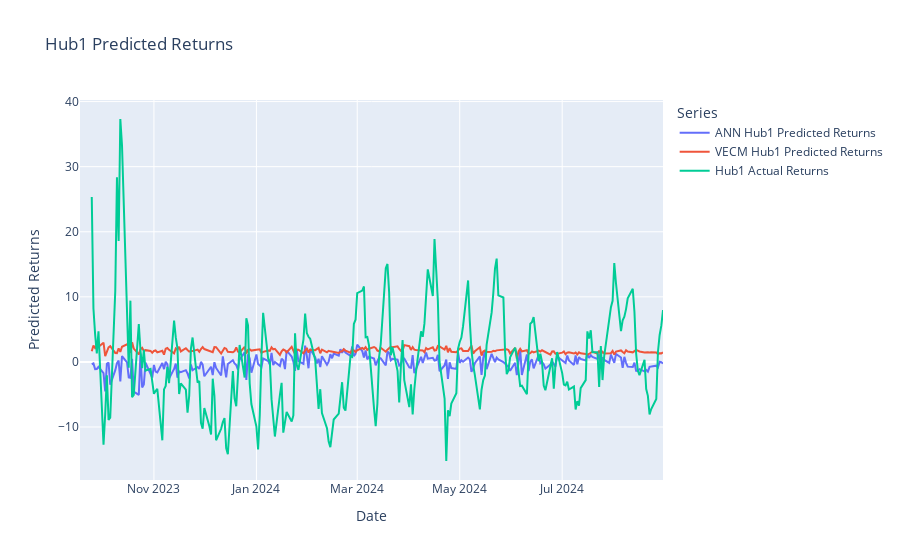

Notebook cell for this chart:
### Code cell
# Calculate the 5-lag of actuals
hub1_actuals_lagged = hub1_actuals.shift(5)

# Calculate the predicted returns for ANN
predicted_returns_hub1_ann = np.log(ann_hub1_predictions[hub1_name] / hub1_actuals_lagged[hub1_name])*100

# Calculate the predicted returns for VECM
predicted_returns_hub1_vecm =np.log(vecm_hub1_predictions[hub1_name] / hub1_actuals_lagged[hub1_name])*100

actual_returns = np.log(hub1_actuals[hub1_name] / hub1_actuals_lagged[hub1_name])*100

# Drop NaN values resulting from the lag
predicted_returns_hub1_ann = predicted_returns_hub1_ann.dropna()
predicted_returns_hub1_vecm = predicted_returns_hub1_vecm.dropna()

# Plot the predicted returns
fig = go.Figure()

fig.add_trace(go.Scatter(x=predicted_returns_hub1_ann.index, y=predicted_returns_hub1_ann, mode='lines', name='ANN Hub1 Predicted Returns'))
fig.add_trace(go.Scatter(x=predicted_returns_hub1_vecm.index, y=predicted_returns_hub1_vecm, mode='lines', name='VECM Hub1 Predicted Returns'))
fig.add_trace(go.Scatter(x=actual_returns.index, y=actual_returns, mode='lines', name='Hub1 Actual Returns'))

fig.update_layout(title='Hub1 Predicted Returns',
                xaxis_title='Date',
                yaxis_title='Predicted Returns',
                legend_title='Series')

fig.show()

### Figure 1 — Plotly figure (JSON) as saved in the notebook; plotly's stock layout.template omitted (floating-point values rounded to 4 significant figures; data arrays with more than 128 entries replaced by an {"elided": "..."} marker saying what was removed)
{"data": [{"mode": "lines", "name": "ANN Hub1 Predicted Returns", "type": "scatter", "x": {"elided": "245 str values"}, "y": {"elided": "245 float values"}}, {"mode": "lines", "name": "VECM Hub1 Predicted Returns", "type": "scatter", "x": {"elided": "245 str values"}, "y": {"elided": "245 float values"}}, {"mode": "lines", "name": "Hub1 Actual Returns", "type": "scatter", "x": {"elided": "250 str values"}, "y": {"elided": "250 float values"}}], "layout": {"legend": {"title": {"text": "Series"}}, "title": {"text": "Hub1 Predicted Returns"}, "xaxis": {"title": {"text": "Date"}}, "yaxis": {"title": {"text": "Predicted Returns"}}}}
